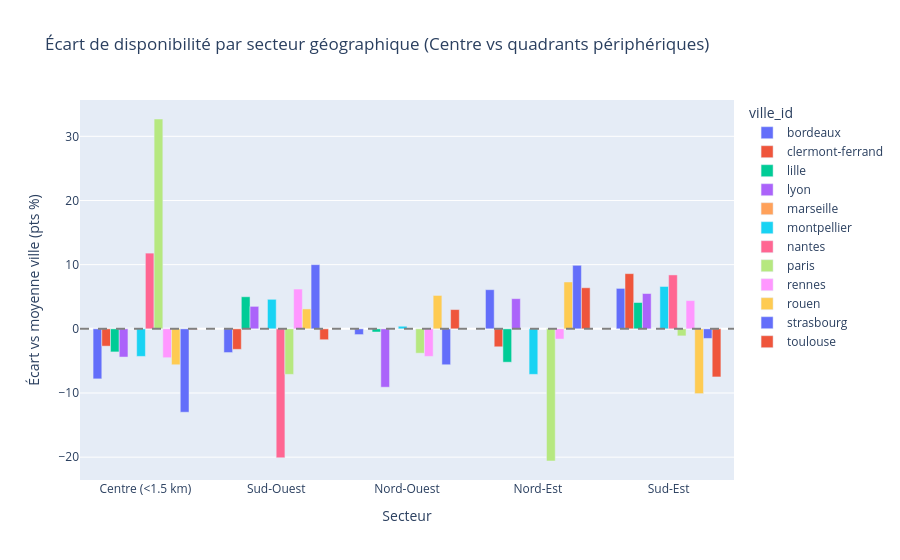

This figure's notebook cell:
### Markdown cell above
## Question 4 : Existe-t-il des déséquilibres géographiques dans la disponibilité des vélos ?

### Code cell
if USE_CLICKHOUSE:
    desequilibre = wh.query_df('''
        SELECT
            ville_id,
            secteur_geo,
            nb_stations,
            round(taux_occupation_moyen * 100, 1) AS taux_occupation_pct,
            round(pct_temps_vide * 100, 1) AS pct_temps_vide,
            round(pct_temps_pleine * 100, 1) AS pct_temps_pleine,
            distance_centre_km
        FROM urbanhub.v_velo_desequilibre_geo
    ''')
    city_avg = desequilibre.groupby('ville_id')['taux_occupation_pct'].transform('mean')
    desequilibre['ecart_moyenne_ville_pts'] = (desequilibre['taux_occupation_pct'] - city_avg).round(1)
    desequilibre = desequilibre.sort_values(['ville_id', 'ecart_moyenne_ville_pts'])
else:
    desequilibre = geographic_imbalance(df_local, city_centers=city_centers, center_radius_km=1.5)

fig4 = px.bar(
    desequilibre,
    x='secteur_geo',
    y='ecart_moyenne_ville_pts',
    color='ville_id',
    barmode='group',
    title='Écart de disponibilité par secteur géographique (Centre vs quadrants périphériques)',
    labels={'secteur_geo': 'Secteur', 'ecart_moyenne_ville_pts': 'Écart vs moyenne ville (pts %)'},
)
fig4.add_hline(y=0, line_dash='dash', line_color='gray')
fig4.show()
desequilibre

### Figure 1 — Plotly figure (JSON) as saved in the notebook; plotly's stock layout.template omitted (floating-point values rounded to 4 significant figures)
{"data": [{"alignmentgroup": "True", "hovertemplate": "ville_id=bordeaux<br>Secteur=%{x}<br>Écart vs moyenne ville (pts %)=%{y}<extra></extra>", "legendgroup": "bordeaux", "marker": {"color": "#636efa", "pattern": {"shape": ""}}, "name": "bordeaux", "offsetgroup": "bordeaux", "orientation": "v", "showlegend": true, "textposition": "auto", "type": "bar", "x": ["Centre (<1.5 km)", "Sud-Ouest", "Nord-Ouest", "Nord-Est", "Sud-Est"], "xaxis": "x", "y": [-7.8, -3.7, -0.9, 6.1, 6.3], "yaxis": "y"}, {"alignmentgroup": "True", "hovertemplate": "ville_id=clermont-ferrand<br>Secteur=%{x}<br>Écart vs moyenne ville (pts %)=%{y}<extra></extra>", "legendgroup": "clermont-ferrand", "marker": {"color": "#EF553B", "pattern": {"shape": ""}}, "name": "clermont-ferrand", "offsetgroup": "clermont-ferrand", "orientation": "v", "showlegend": true, "textposition": "auto", "type": "bar", "x": ["Sud-Ouest", "Nord-Est", "Centre (<1.5 km)", "Sud-Est"], "xaxis": "x", "y": [-3.2, -2.8, -2.7, 8.6], "yaxis": "y"}, {"alignmentgroup": "True", "hovertemplate": "ville_id=lille<br>Secteur=%{x}<br>Écart vs moyenne ville (pts %)=%{y}<extra></extra>", "legendgroup": "lille", "marker": {"color": "#00cc96", "pattern": {"shape": ""}}, "name": "lille", "offsetgroup": "lille", "orientation": "v", "showlegend": true, "textposition": "auto", "type": "bar", "x": ["Nord-Est", "Centre (<1.5 km)", "Nord-Ouest", "Sud-Est", "Sud-Ouest"], "xaxis": "x", "y": [-5.2, -3.6, -0.5, 4.1, 5.0], "yaxis": "y"}, {"alignmentgroup": "True", "hovertemplate": "ville_id=lyon<br>Secteur=%{x}<br>Écart vs moyenne ville (pts %)=%{y}<extra></extra>", "legendgroup": "lyon", "marker": {"color": "#ab63fa", "pattern": {"shape": ""}}, "name": "lyon", "offsetgroup": "lyon", "orientation": "v", "showlegend": true, "textposition": "auto", "type": "bar", "x": ["Nord-Ouest", "Centre (<1.5 km)", "Sud-Ouest", "Nord-Est", "Sud-Est"], "xaxis": "x", "y": [-9.1, -4.4, 3.5, 4.7, 5.5], "yaxis": "y"}, {"alignmentgroup": "True", "hovertemplate": "ville_id=marseille<br>Secteur=%{x}<br>Écart vs moyenne ville (pts %)=%{y}<extra></extra>", "legendgroup": "marseille", "marker": {"color": "#FFA15A", "pattern": {"shape": ""}}, "name": "marseille", "offsetgroup": "marseille", "orientation": "v", "showlegend": true, "textposition": "auto", "type": "bar", "x": ["Centre (<1.5 km)", "Nord-Est", "Nord-Ouest", "Sud-Est", "Sud-Ouest"], "xaxis": "x", "y": [0.0, 0.0, 0.0, 0.0, 0.0], "yaxis": "y"}, {"alignmentgroup": "True", "hovertemplate": "ville_id=montpellier<br>Secteur=%{x}<br>Écart vs moyenne ville (pts %)=%{y}<extra></extra>", "legendgroup": "montpellier", "marker": {"color": "#19d3f3", "pattern": {"shape": ""}}, "name": "montpellier", "offsetgroup": "montpellier", "orientation": "v", "showlegend": true, "textposition": "auto", "type": "bar", "x": ["Nord-Est", "Centre (<1.5 km)", "Nord-Ouest", "Sud-Ouest", "Sud-Est"], "xaxis": "x", "y": [-7.1, -4.3, 0.4, 4.6, 6.6], "yaxis": "y"}, {"alignmentgroup": "True", "hovertemplate": "ville_id=nantes<br>Secteur=%{x}<br>Écart vs moyenne ville (pts %)=%{y}<extra></extra>", "legendgroup": "nantes", "marker": {"color": "#FF6692", "pattern": {"shape": ""}}, "name": "nantes", "offsetgroup": "nantes", "orientation": "v", "showlegend": true, "textposition": "auto", "type": "bar", "x": ["Sud-Ouest", "Sud-Est", "Centre (<1.5 km)"], "xaxis": "x", "y": [-20.1, 8.4, 11.8], "yaxis": "y"}, {"alignmentgroup": "True", "hovertemplate": "ville_id=paris<br>Secteur=%{x}<br>Écart vs moyenne ville (pts %)=%{y}<extra></extra>", "legendgroup": "paris", "marker": {"color": "#B6E880", "pattern": {"shape": ""}}, "name": "paris", "offsetgroup": "paris", "orientation": "v", "showlegend": true, "textposition": "auto", "type": "bar", "x": ["Nord-Est", "Sud-Ouest", "Nord-Ouest", "Sud-Est", "Centre (<1.5 km)"], "xaxis": "x", "y": [-20.6, -7.1, -3.8, -1.1, 32.7], "yaxis": "y"}, {"alignmentgroup": "True", "hovertemplate": "ville_id=rennes<br>Secteur=%{x}<br>Écart vs moyenne ville (pts %)=%{y}<extra></extra>", "legendgroup": "rennes", "marker": {"color": "#FF97FF", "pattern": {"shape": ""}}, "name": "rennes", "offsetgroup": "rennes", "orientation": "v", "showlegend": true, "textposition": "auto", "type": "bar", "x": ["Centre (<1.5 km)", "Nord-Ouest", "Nord-Est", "Sud-Est", "Sud-Ouest"], "xaxis": "x", "y": [-4.5, -4.3, -1.6, 4.4, 6.2], "yaxis": "y"}, {"alignmentgroup": "True", "hovertemplate": "ville_id=rouen<br>Secteur=%{x}<br>Écart vs moyenne ville (pts %)=%{y}<extra></extra>", "legendgroup": "rouen", "marker": {"color": "#FECB52", "pattern": {"shape": ""}}, "name": "rouen", "offsetgroup": "rouen", "orientation": "v", "showlegend": true, "textposition": "auto", "type": "bar", "x": ["Sud-Est", "Centre (<1.5 km)", "Sud-Ouest", "Nord-Ouest", "Nord-Est"], "xaxis": "x", "y": [-10.1, -5.6, 3.1, 5.2, 7.3], "yaxis": "y"}, {"alignmentgroup": "True", "hovertemplate": "ville_id=strasbourg<br>Secteur=%{x}<br>Écart vs moyenne ville (pts %)=%{y}<extra></extra>", "legendgroup": "strasbourg", "marker": {"color": "#636efa", "pattern": {"shape": ""}}, "name": "strasbourg", "offsetgroup": "strasbourg", "orientation": "v", "showlegend": true, "textposition": "auto", "type": "bar", "x": ["Centre (<1.5 km)", "Nord-Ouest", "Sud-Est", "Nord-Est", "Sud-Ouest"], "xaxis": "x", "y": [-13.0, -5.6, -1.5, 9.9, 10.0], "yaxis": "y"}, {"alignmentgroup": "True", "hovertemplate": "ville_id=toulouse<br>Secteur=%{x}<br>Écart vs moyenne ville (pts %)=%{y}<extra></extra>", "legendgroup": "toulouse", "marker": {"color": "#EF553B", "pattern": {"shape": ""}}, "name": "toulouse", "offsetgroup": "toulouse", "orientation": "v", "showlegend": true, "textposition": "auto", "type": "bar", "x": ["Sud-Est", "Sud-Ouest", "Centre (<1.5 km)", "Nord-Ouest", "Nord-Est"], "xaxis": "x", "y": [-7.5, -1.7, -0.1, 3.0, 6.4], "yaxis": "y"}], "layout": {"barmode": "group", "legend": {"title": {"text": "ville_id"}, "tracegroupgap": 0}, "shapes": [{"line": {"color": "gray", "dash": "dash"}, "type": "line", "x0": 0, "x1": 1, "xref": "x domain", "y0": 0, "y1": 0, "yref": "y"}], "title": {"text": "Écart de disponibilité par secteur géographique (Centre vs quadrants périphériques)"}, "xaxis": {"anchor": "y", "domain": [0, 1], "title": {"text": "Secteur"}}, "yaxis": {"anchor": "x", "domain": [0, 1], "title": {"text": "Écart vs moyenne ville (pts %)"}}}}
